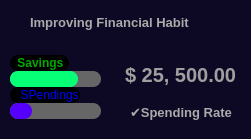
           <widget class="QFrame" name="incomeBox">
            <property name="styleSheet">
             <string notr="true">QFrame {
	background-color: rgb(13, 9, 36);
	border: none;
	border-radius: 12px;
}</string>
            </property>
            <property name="frameShape">
             <enum>QFrame::NoFrame</enum>
            </property>
            <property name="frameShadow">
             <enum>QFrame::Raised</enum>
            </property>
            <layout class="QVBoxLayout" name="verticalLayout_13" stretch="0,0">
             <property name="spacing">
              <number>5</number>
             </property>
             <property name="leftMargin">
              <number>0</number>
             </property>
             <property name="topMargin">
              <number>0</number>
             </property>
             <property name="rightMargin">
              <number>0</number>
             </property>
             <property name="bottomMargin">
              <number>0</number>
             </property>
             <item>
              <widget class="QFrame" name="frame_26">
               <property name="minimumSize">
                <size>
                 <width>0</width>
                 <height>30</height>
                </size>
               </property>
               <property name="maximumSize">
                <size>
                 <width>16777215</width>
                 <height>30</height>
                </size>
               </property>
               <property name="styleSheet">
                <string notr="true"/>
               </property>
               <property name="frameShape">
                <enum>QFrame::NoFrame</enum>
               </property>
               <property name="frameShadow">
                <enum>QFrame::Raised</enum>
               </property>
               <layout class="QHBoxLayout" name="horizontalLayout_14">
                <property name="spacing">
                 <number>0</number>
                </property>
                <property name="leftMargin">
                 <number>0</number>
                </property>
                <property name="topMargin">
                 <number>0</number>
                </property>
                <property name="rightMargin">
                 <number>10</number>
                </property>
                <property name="bottomMargin">
                 <number>0</number>
                </property>
                <item alignment="Qt::AlignHCenter|Qt::AlignBottom">
                 <widget class="QLabel" name="label_14">
                  <property name="minimumSize">
                   <size>
                    <width>180</width>
                    <height>0</height>
                   </size>
                  </property>
                  <property name="maximumSize">
                   <size>
                    <width>150</width>
                    <height>16777215</height>
                   </size>
                  </property>
                  <property name="font">
                   <font>
                    <pointsize>10</pointsize>
                    <bold>true</bold>
                   </font>
                  </property>
                  <property name="styleSheet">
                   <string notr="true">color: rgb(170, 170, 170);</string>
                  </property>
                  <property name="text">
                   <string>Improving Financial Habit</string>
                  </property>
                 </widget>
                </item>
               </layout>
              </widget>
             </item>
             <item>
              <widget class="QFrame" name="frame_27">
               <property name="styleSheet">
                <string notr="true">background-color: rgb(13, 9, 36);</string>
               </property>
               <property name="frameShape">
                <enum>QFrame::Panel</enum>
               </property>
               <property name="frameShadow">
                <enum>QFrame::Raised</enum>
               </property>
               <layout class="QHBoxLayout" name="horizontalLayout_15" stretch="0,0">
                <property name="spacing">
                 <number>0</number>
                </property>
                <property name="leftMargin">
                 <number>0</number>
                </property>
                <property name="topMargin">
                 <number>0</number>
                </property>
                <property name="rightMargin">
                 <number>0</number>
                </property>
                <property name="bottomMargin">
                 <number>0</number>
                </property>
                <item>
                 <widget class="QFrame" name="frame_28">
                  <property name="styleSheet">
                   <string notr="true"/>
                  </property>
                  <property name="frameShape">
                   <enum>QFrame::NoFrame</enum>
                  </property>
                  <property name="frameShadow">
                   <enum>QFrame::Raised</enum>
                  </property>
                  <layout class="QVBoxLayout" name="verticalLayout_14">
                   <property name="spacing">
                    <number>0</number>
                   </property>
                   <property name="leftMargin">
                    <number>10</number>
                   </property>
                   <property name="topMargin">
                    <number>20</number>
                   </property>
                   <property name="rightMargin">
                    <number>10</number>
                   </property>
                   <property name="bottomMargin">
                    <number>20</number>
                   </property>
                   <item alignment="Qt::AlignLeft|Qt::AlignVCenter">
                    <widget class="QLabel" name="label_17">
                     <property name="maximumSize">
                      <size>
                       <width>70</width>
                       <height>16</height>
                      </size>
                     </property>
                     <property name="font">
                      <font>
                       <bold>true</bold>
                      </font>
                     </property>
                     <property name="styleSheet">
                      <string notr="true">color: rgb(0, 170, 0);
background-color: rgb(0, 0, 0);
padding: 1px;
border-radius: 8px;</string>
                     </property>
                     <property name="text">
                      <string> Savings</string>
                     </property>
                    </widget>
                   </item>
                   <item alignment="Qt::AlignVCenter">
                    <widget class="QProgressBar" name="progressBar">
                     <property name="minimumSize">
                      <size>
                       <width>0</width>
                       <height>16</height>
                      </size>
                     </property>
                     <property name="maximumSize">
                      <size>
                       <width>16777215</width>
                       <height>16</height>
                      </size>
                     </property>
                     <property name="font">
                      <font>
                       <bold>false</bold>
                      </font>
                     </property>
                     <property name="autoFillBackground">
                      <bool>false</bool>
                     </property>
                     <property name="styleSheet">
                      <string notr="true">QProgressBar {
	color: rgb(177, 177, 177);
	border: none;
	background-color: rgb(102, 102, 102);
	border-radius: 8px;
}

QProgressBar::chunk {
	background-color: rgb(7, 255, 119);
	border-radius : 8px;
}     </string>
                     </property>
                     <property name="value">
                      <number>75</number>
                     </property>
                     <property name="alignment">
                      <set>Qt::AlignCenter</set>
                     </property>
                     <property name="textVisible">
                      <bool>false</bool>
                     </property>
                     <property name="orientation">
                      <enum>Qt::Horizontal</enum>
                     </property>
                     <property name="invertedAppearance">
                      <bool>false</bool>
                     </property>
                     <property name="textDirection">
                      <enum>QProgressBar::TopToBottom</enum>
                     </property>
                    </widget>
                   </item>
                   <item alignment="Qt::AlignVCenter">
                    <widget class="QLabel" name="label_16">
                     <property name="maximumSize">
                      <size>
                       <width>70</width>
                       <height>16</height>
                      </size>
                     </property>
                     <property name="styleSheet">
                      <string notr="true">color: rgb(0, 0, 255);
background-color: rgb(0, 0, 0);
padding: 1px;
border-radius: 8px;</string>
                     </property>
                     <property name="text">
                      <string>  SPendings</string>
                     </property>
                    </widget>
                   </item>
                   <item alignment="Qt::AlignVCenter">
                    <widget class="QProgressBar" name="progressBar_2">
                     <property name="minimumSize">
                      <size>
                       <width>0</width>
                       <height>16</height>
                      </size>
                     </property>
                     <property name="maximumSize">
                      <size>
                       <width>16777215</width>
                       <height>16</height>
                      </size>
                     </property>
                     <property name="styleSheet">
                      <string notr="true">QProgressBar {
	color: rgb(177, 177, 177);
	border: none;
	background-color: rgb(102, 102, 102);
	border-radius: 8px;
}

QProgressBar::chunk {
	background-color: rgb(85, 0, 255);
	border-radius : 8px;
}     </string>
                     </property>
                     <property name="value">
                      <number>25</number>
                     </property>
                     <property name="alignment">
                      <set>Qt::AlignCenter</set>
                     </property>
                     <property name="textVisible">
                      <bool>false</bool>
                     </property>
                    </widget>
                   </item>
                  </layout>
                 </widget>
                </item>
                <item>
                 <widget class="QFrame" name="frame_29">
                  <property name="minimumSize">
                   <size>
                    <width>140</width>
                    <height>0</height>
                   </size>
                  </property>
                  <property name="maximumSize">
                   <size>
                    <width>140</width>
                    <height>16777215</height>
                   </size>
                  </property>
                  <property name="styleSheet">
                   <string notr="true"/>
                  </property>
                  <property name="frameShape">
                   <enum>QFrame::NoFrame</enum>
                  </property>
                  <property name="frameShadow">
                   <enum>QFrame::Raised</enum>
                  </property>
                  <layout class="QVBoxLayout" name="verticalLayout_20" stretch="0,0">
                   <property name="spacing">
                    <number>0</number>
                   </property>
                   <property name="leftMargin">
                    <number>0</number>
                   </property>
                   <property name="topMargin">
                    <number>0</number>
                   </property>
                   <property name="rightMargin">
                    <number>0</number>
                   </property>
                   <property name="bottomMargin">
                    <number>0</number>
                   </property>
                   <item alignment="Qt::AlignHCenter|Qt::AlignBottom">
                    <widget class="QLabel" name="label_15">
                     <property name="font">
                      <font>
                       <pointsize>15</pointsize>
                       <bold>true</bold>
                      </font>
                     </property>
                     <property name="styleSheet">
                      <string notr="true">color: rgb(159, 159, 159);</string>
                     </property>
                     <property name="text">
                      <string>$ 25, 500.00</string>
                     </property>
                    </widget>
                   </item>
                   <item alignment="Qt::AlignHCenter|Qt::AlignVCenter">
                    <widget class="QLabel" name="label_27">
                     <property name="minimumSize">
                      <size>
                       <width>0</width>
                       <height>0</height>
                      </size>
                     </property>
                     <property name="maximumSize">
                      <size>
                       <width>120</width>
                       <height>16777215</height>
                      </size>
                     </property>
                     <property name="font">
                      <font>
                       <pointsize>10</pointsize>
                       <bold>true</bold>
                      </font>
                     </property>
                     <property name="styleSheet">
                      <string notr="true">color: rgb(170, 170, 170);</string>
                     </property>
                     <property name="text">
                      <string>✔Spending Rate</string>
                     </property>
                    </widget>
                   </item>
                  </layout>
                 </widget>
                </item>
               </layout>
              </widget>
             </item>
            </layout>
           </widget>
